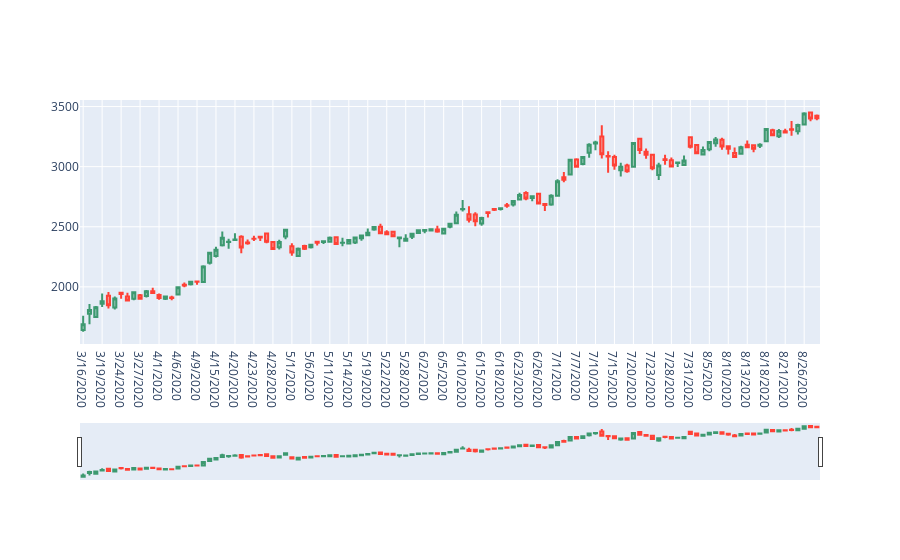

The notebook cell saved with this chart:
### Code cell
fig = go.Figure(data=[go.Candlestick(x=Amazon['Date'],
                                    open = Amazon['Open'],
                                    high = Amazon['High'],
                                    low = Amazon['Low'],
                                    close = Amazon['Close'])])
fig.show()
